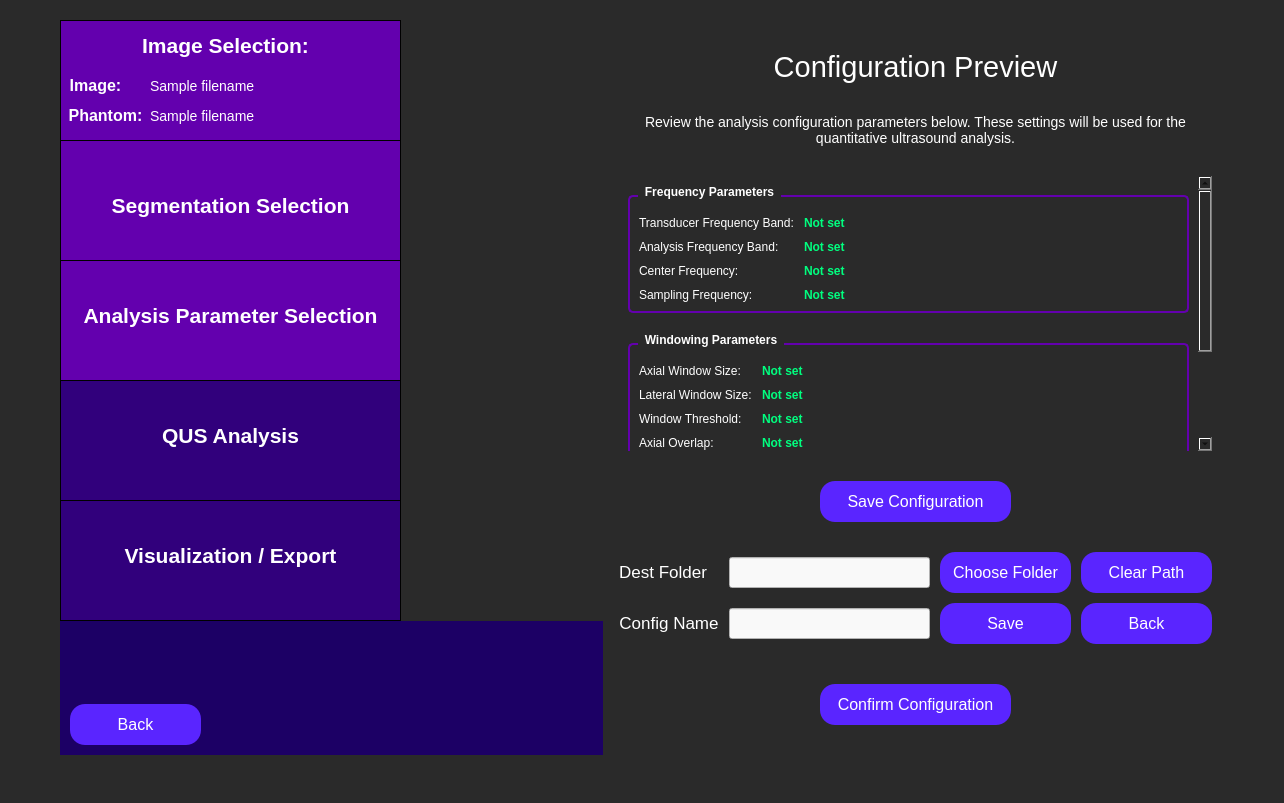
<?xml version="1.0" encoding="UTF-8"?>
<ui version="4.0">
 <class>configPreview</class>
 <widget class="QWidget" name="configPreview">
  <property name="geometry">
   <rect>
    <x>0</x>
    <y>0</y>
    <width>1284</width>
    <height>803</height>
   </rect>
  </property>
  <property name="minimumSize">
   <size>
    <width>0</width>
    <height>0</height>
   </size>
  </property>
  <property name="windowTitle">
   <string>Configuration Preview</string>
  </property>
  <property name="styleSheet">
   <string notr="true">QWidget {
	background: rgb(42, 42, 42);
}</string>
  </property>
  <widget class="QWidget" name="horizontalLayoutWidget_4">
   <property name="geometry">
    <rect>
     <x>60</x>
     <y>20</y>
     <width>1162</width>
     <height>735</height>
    </rect>
   </property>
   <layout class="QHBoxLayout" name="full_screen_layout" stretch="0,0">
    <item>
     <layout class="QVBoxLayout" name="side_bar_layout" stretch="0,0">
      <property name="spacing">
       <number>0</number>
      </property>
      <property name="sizeConstraint">
       <enum>QLayout::SizeConstraint::SetMaximumSize</enum>
      </property>
      <item>
       <widget class="QWidget" name="sidebar" native="true">
        <property name="minimumSize">
         <size>
          <width>341</width>
          <height>601</height>
         </size>
        </property>
        <property name="maximumSize">
         <size>
          <width>241</width>
          <height>601</height>
         </size>
        </property>
        <property name="toolTip">
         <string>&lt;html&gt;&lt;head/&gt;&lt;body&gt;&lt;p&gt;&lt;br/&gt;&lt;/p&gt;&lt;/body&gt;&lt;/html&gt;</string>
        </property>
        <property name="styleSheet">
         <string notr="true">QWidget {
	background-color: rgb(28, 0, 101);
}</string>
        </property>
        <widget class="QFrame" name="imageSelectionSidebar">
         <property name="geometry">
          <rect>
           <x>0</x>
           <y>0</y>
           <width>341</width>
           <height>121</height>
          </rect>
         </property>
         <property name="minimumSize">
          <size>
           <width>341</width>
           <height>121</height>
          </size>
         </property>
         <property name="maximumSize">
          <size>
           <width>341</width>
           <height>121</height>
          </size>
         </property>
         <property name="styleSheet">
          <string notr="true">QFrame {
	background-color: rgb(99, 0, 174);
	border: 1px solid black;
}</string>
         </property>
         <property name="frameShape">
          <enum>QFrame::Shape::StyledPanel</enum>
         </property>
         <property name="frameShadow">
          <enum>QFrame::Shadow::Raised</enum>
         </property>
         <widget class="QLabel" name="imageSelectionLabelSidebar">
          <property name="geometry">
           <rect>
            <x>70</x>
            <y>0</y>
            <width>191</width>
            <height>51</height>
           </rect>
          </property>
          <property name="styleSheet">
           <string notr="true">QLabel {
	font-size: 21px;
	color: rgb(255, 255, 255);
	background-color: rgba(255, 255, 255, 0);
	border: 0px;
	font-weight: bold;
}</string>
          </property>
          <property name="text">
           <string>Image Selection:</string>
          </property>
          <property name="alignment">
           <set>Qt::AlignmentFlag::AlignCenter</set>
          </property>
         </widget>
         <widget class="QLabel" name="imageLabel">
          <property name="geometry">
           <rect>
            <x>-60</x>
            <y>40</y>
            <width>191</width>
            <height>51</height>
           </rect>
          </property>
          <property name="styleSheet">
           <string notr="true">QLabel {
	font-size: 16px;
	color: rgb(255, 255, 255);
	background-color: rgba(255, 255, 255, 0);
	border: 0px;
	font-weight: bold;
}</string>
          </property>
          <property name="text">
           <string>Image:</string>
          </property>
          <property name="alignment">
           <set>Qt::AlignmentFlag::AlignCenter</set>
          </property>
         </widget>
         <widget class="QLabel" name="phantomLabel">
          <property name="geometry">
           <rect>
            <x>-50</x>
            <y>70</y>
            <width>191</width>
            <height>51</height>
           </rect>
          </property>
          <property name="styleSheet">
           <string notr="true">QLabel {
	font-size: 16px;
	color: rgb(255, 255, 255);
	background-color: rgba(255, 255, 255, 0);
	border: 0px;
	font-weight: bold
}</string>
          </property>
          <property name="text">
           <string>Phantom:</string>
          </property>
          <property name="alignment">
           <set>Qt::AlignmentFlag::AlignCenter</set>
          </property>
         </widget>
         <widget class="QLabel" name="image_path_input">
          <property name="geometry">
           <rect>
            <x>90</x>
            <y>40</y>
            <width>241</width>
            <height>51</height>
           </rect>
          </property>
          <property name="styleSheet">
           <string notr="true">QLabel {
	font-size: 14px;
	color: rgb(255, 255, 255);
	background-color: rgba(255, 255, 255, 0);
	border: 0px;
}</string>
          </property>
          <property name="text">
           <string>Sample filename </string>
          </property>
          <property name="alignment">
           <set>Qt::AlignmentFlag::AlignLeading|Qt::AlignmentFlag::AlignLeft|Qt::AlignmentFlag::AlignVCenter</set>
          </property>
         </widget>
         <widget class="QLabel" name="phantom_path_input">
          <property name="geometry">
           <rect>
            <x>90</x>
            <y>70</y>
            <width>241</width>
            <height>51</height>
           </rect>
          </property>
          <property name="styleSheet">
           <string notr="true">QLabel {
	font-size: 14px;
	color: rgb(255, 255, 255);
	background-color: rgba(255, 255, 255, 0);
	border: 0px;
}</string>
          </property>
          <property name="text">
           <string>Sample filename </string>
          </property>
          <property name="alignment">
           <set>Qt::AlignmentFlag::AlignLeading|Qt::AlignmentFlag::AlignLeft|Qt::AlignmentFlag::AlignVCenter</set>
          </property>
         </widget>
        </widget>
        <widget class="QFrame" name="segmentationSidebar">
         <property name="geometry">
          <rect>
           <x>0</x>
           <y>120</y>
           <width>341</width>
           <height>121</height>
          </rect>
         </property>
         <property name="maximumSize">
          <size>
           <width>341</width>
           <height>121</height>
          </size>
         </property>
         <property name="styleSheet">
          <string notr="true">QFrame {
	background-color: rgb(99, 0, 174);
	border: 1px solid black;
}</string>
         </property>
         <property name="frameShape">
          <enum>QFrame::Shape::StyledPanel</enum>
         </property>
         <property name="frameShadow">
          <enum>QFrame::Shadow::Raised</enum>
         </property>
         <widget class="QLabel" name="segmentationSidebarLabel">
          <property name="geometry">
           <rect>
            <x>0</x>
            <y>40</y>
            <width>341</width>
            <height>51</height>
           </rect>
          </property>
          <property name="styleSheet">
           <string notr="true">QLabel {
	font-size: 21px;
	color: rgb(255, 255, 255);
	background-color: rgba(255, 255, 255, 0);
	border: 0px;
	font-weight: bold;
}</string>
          </property>
          <property name="text">
           <string>Segmentation Selection</string>
          </property>
          <property name="alignment">
           <set>Qt::AlignmentFlag::AlignCenter</set>
          </property>
         </widget>
        </widget>
        <widget class="QFrame" name="analysisParamsSidebar">
         <property name="geometry">
          <rect>
           <x>0</x>
           <y>240</y>
           <width>341</width>
           <height>121</height>
          </rect>
         </property>
         <property name="maximumSize">
          <size>
           <width>341</width>
           <height>121</height>
          </size>
         </property>
         <property name="styleSheet">
          <string notr="true">QFrame {
	background-color: rgb(99, 0, 174);
	border: 1px solid black;
}</string>
         </property>
         <property name="frameShape">
          <enum>QFrame::Shape::StyledPanel</enum>
         </property>
         <property name="frameShadow">
          <enum>QFrame::Shadow::Raised</enum>
         </property>
         <widget class="QLabel" name="analysisParamsLabel">
          <property name="geometry">
           <rect>
            <x>0</x>
            <y>30</y>
            <width>341</width>
            <height>51</height>
           </rect>
          </property>
          <property name="styleSheet">
           <string notr="true">QLabel {
	font-size: 21px;
	color: rgb(255, 255, 255);
	background-color: rgba(255, 255, 255, 0);
	border: 0px;
	font-weight:bold;
}</string>
          </property>
          <property name="text">
           <string>Analysis Parameter Selection</string>
          </property>
          <property name="alignment">
           <set>Qt::AlignmentFlag::AlignCenter</set>
          </property>
         </widget>
        </widget>
        <widget class="QFrame" name="rfAnalysisSidebar">
         <property name="geometry">
          <rect>
           <x>0</x>
           <y>360</y>
           <width>341</width>
           <height>121</height>
          </rect>
         </property>
         <property name="minimumSize">
          <size>
           <width>341</width>
           <height>121</height>
          </size>
         </property>
         <property name="maximumSize">
          <size>
           <width>341</width>
           <height>121</height>
          </size>
         </property>
         <property name="styleSheet">
          <string notr="true">QFrame {
	background-color:  rgb(49, 0, 124);
	border: 1px solid black;
}</string>
         </property>
         <property name="frameShape">
          <enum>QFrame::Shape::StyledPanel</enum>
         </property>
         <property name="frameShadow">
          <enum>QFrame::Shadow::Raised</enum>
         </property>
         <widget class="QLabel" name="rfAnalysisLabel">
          <property name="geometry">
           <rect>
            <x>0</x>
            <y>30</y>
            <width>341</width>
            <height>51</height>
           </rect>
          </property>
          <property name="styleSheet">
           <string notr="true">QLabel {
	font-size: 21px;
	color: rgb(255, 255, 255);
	background-color: rgba(255, 255, 255, 0);
	border: 0px;
	font-weight: bold;
}</string>
          </property>
          <property name="text">
           <string>QUS Analysis</string>
          </property>
          <property name="alignment">
           <set>Qt::AlignmentFlag::AlignCenter</set>
          </property>
         </widget>
        </widget>
        <widget class="QFrame" name="exportResultsSidebar">
         <property name="geometry">
          <rect>
           <x>0</x>
           <y>480</y>
           <width>341</width>
           <height>121</height>
          </rect>
         </property>
         <property name="minimumSize">
          <size>
           <width>341</width>
           <height>121</height>
          </size>
         </property>
         <property name="maximumSize">
          <size>
           <width>341</width>
           <height>121</height>
          </size>
         </property>
         <property name="styleSheet">
          <string notr="true">QFrame {
	background-color:  rgb(49, 0, 124);
	border: 1px solid black;
}</string>
         </property>
         <property name="frameShape">
          <enum>QFrame::Shape::StyledPanel</enum>
         </property>
         <property name="frameShadow">
          <enum>QFrame::Shadow::Raised</enum>
         </property>
         <widget class="QLabel" name="exportResultsLabel">
          <property name="geometry">
           <rect>
            <x>20</x>
            <y>30</y>
            <width>301</width>
            <height>51</height>
           </rect>
          </property>
          <property name="styleSheet">
           <string notr="true">QLabel {
	font-size: 21px;
	color: rgb(255, 255, 255);
	background-color: rgba(255, 255, 255, 0);
	border: 0px;
	font-weight: bold;
}</string>
          </property>
          <property name="text">
           <string>Visualization / Export</string>
          </property>
          <property name="alignment">
           <set>Qt::AlignmentFlag::AlignCenter</set>
          </property>
         </widget>
        </widget>
       </widget>
      </item>
      <item>
       <widget class="QFrame" name="gridFrame">
        <property name="maximumSize">
         <size>
          <width>341</width>
          <height>16777215</height>
         </size>
        </property>
        <property name="styleSheet">
         <string notr="true">QFrame {
	background-color: rgb(28, 0, 101);
}</string>
        </property>
        <layout class="QGridLayout" name="backButtonGrid" rowstretch="0,0">
         <property name="sizeConstraint">
          <enum>QLayout::SizeConstraint::SetMinAndMaxSize</enum>
         </property>
         <property name="leftMargin">
          <number>10</number>
         </property>
         <property name="topMargin">
          <number>10</number>
         </property>
         <property name="rightMargin">
          <number>10</number>
         </property>
         <property name="bottomMargin">
          <number>10</number>
         </property>
         <item row="0" column="0">
          <spacer name="verticalSpacer">
           <property name="orientation">
            <enum>Qt::Orientation::Vertical</enum>
           </property>
           <property name="sizeHint" stdset="0">
            <size>
             <width>20</width>
             <height>40</height>
            </size>
           </property>
          </spacer>
         </item>
         <item row="1" column="1">
          <spacer name="horizontalSpacer">
           <property name="orientation">
            <enum>Qt::Orientation::Horizontal</enum>
           </property>
           <property name="sizeHint" stdset="0">
            <size>
             <width>40</width>
             <height>20</height>
            </size>
           </property>
          </spacer>
         </item>
         <item row="1" column="0">
          <widget class="QPushButton" name="back_button">
           <property name="minimumSize">
            <size>
             <width>131</width>
             <height>41</height>
            </size>
           </property>
           <property name="maximumSize">
            <size>
             <width>131</width>
             <height>41</height>
            </size>
           </property>
           <property name="styleSheet">
            <string notr="true">QPushButton {
	color: white;
	font-size: 16px;
	background: rgb(90, 37, 255);
	border-radius: 15px;
}</string>
           </property>
           <property name="text">
            <string>Back</string>
           </property>
          </widget>
         </item>
        </layout>
       </widget>
      </item>
     </layout>
    </item>
    <item>
     <layout class="QVBoxLayout" name="config_confirm_layout" stretch="1,0,0,0,0,1,1">
      <property name="spacing">
       <number>30</number>
      </property>
      <property name="leftMargin">
       <number>10</number>
      </property>
      <property name="topMargin">
       <number>30</number>
      </property>
      <property name="rightMargin">
       <number>10</number>
      </property>
      <property name="bottomMargin">
       <number>30</number>
      </property>
      <item>
       <widget class="QLabel" name="config_preview_label">
        <property name="styleSheet">
         <string notr="true">QLabel {
	font-size: 29px;
	color: rgb(255, 255, 255);
	background-color: rgba(255, 255, 255, 0);
}</string>
        </property>
        <property name="text">
         <string>Configuration Preview</string>
        </property>
        <property name="textFormat">
         <enum>Qt::TextFormat::AutoText</enum>
        </property>
        <property name="scaledContents">
         <bool>false</bool>
        </property>
        <property name="alignment">
         <set>Qt::AlignmentFlag::AlignCenter</set>
        </property>
        <property name="wordWrap">
         <bool>true</bool>
        </property>
       </widget>
      </item>
      <item>
       <widget class="QLabel" name="config_desc_label">
        <property name="styleSheet">
         <string notr="true">QLabel {
	color: white;
	font-size: 14px;
}</string>
        </property>
        <property name="text">
         <string>Review the analysis configuration parameters below. These settings will be used for the quantitative ultrasound analysis.</string>
        </property>
        <property name="alignment">
         <set>Qt::AlignmentFlag::AlignCenter</set>
        </property>
        <property name="wordWrap">
         <bool>true</bool>
        </property>
       </widget>
      </item>
      <item>
       <widget class="QScrollArea" name="configScrollArea">
        <property name="styleSheet">
         <string notr="true">QScrollArea {
	border: none;
	background-color: transparent;
}

QScrollBar:vertical {
	background-color: rgb(60, 60, 60);
	width: 12px;
	border-radius: 6px;
}

QScrollBar::handle:vertical {
	background-color: rgb(120, 120, 120);
	border-radius: 6px;
	min-height: 20px;
}

QScrollBar::add-line:vertical, QScrollBar::sub-line:vertical {
	height: 0px;
}

QScrollBar::add-page:vertical, QScrollBar::sub-page:vertical {
	background-color: transparent;
}</string>
        </property>
        <property name="verticalScrollBarPolicy">
         <enum>Qt::ScrollBarPolicy::ScrollBarAsNeeded</enum>
        </property>
        <property name="horizontalScrollBarPolicy">
         <enum>Qt::ScrollBarPolicy::ScrollBarAsNeeded</enum>
        </property>
        <property name="widgetResizable">
         <bool>true</bool>
        </property>
        <widget class="QWidget" name="configContainer">
         <property name="geometry">
          <rect>
           <x>0</x>
           <y>0</y>
           <width>586</width>
           <height>476</height>
          </rect>
         </property>
         <layout class="QVBoxLayout" name="config_layout" stretch="0,0,0,0">
          <property name="spacing">
           <number>20</number>
          </property>
          <item>
           <widget class="QGroupBox" name="freqGroup">
            <property name="styleSheet">
             <string notr="true">QGroupBox {
	color: white;
	font-weight: bold;
	border: 2px solid rgb(99, 0, 174);
	border-radius: 5px;
	margin-top: 10px;
	padding-top: 10px;
}

QGroupBox::title {
	subcontrol-origin: margin;
	left: 10px;
	padding: 0 5px 0 5px;
}</string>
            </property>
            <property name="title">
             <string>Frequency Parameters</string>
            </property>
            <layout class="QFormLayout" name="freq_layout">
             <property name="horizontalSpacing">
              <number>10</number>
             </property>
             <property name="verticalSpacing">
              <number>10</number>
             </property>
             <item row="0" column="0">
              <widget class="QLabel" name="transducerFreqLabel">
               <property name="styleSheet">
                <string notr="true">QLabel {
	color: white;
	font-size: 12px;
}</string>
               </property>
               <property name="text">
                <string>Transducer Frequency Band:</string>
               </property>
              </widget>
             </item>
             <item row="0" column="1">
              <widget class="QLabel" name="transducerFreqValue">
               <property name="styleSheet">
                <string notr="true">QLabel {
	color: rgb(0, 255, 127);
	font-size: 12px;
	font-weight: bold;
}</string>
               </property>
               <property name="text">
                <string>Not set</string>
               </property>
              </widget>
             </item>
             <item row="1" column="0">
              <widget class="QLabel" name="analysisFreqLabel">
               <property name="styleSheet">
                <string notr="true">QLabel {
	color: white;
	font-size: 12px;
}</string>
               </property>
               <property name="text">
                <string>Analysis Frequency Band:</string>
               </property>
              </widget>
             </item>
             <item row="1" column="1">
              <widget class="QLabel" name="analysisFreqValue">
               <property name="styleSheet">
                <string notr="true">QLabel {
	color: rgb(0, 255, 127);
	font-size: 12px;
	font-weight: bold;
}</string>
               </property>
               <property name="text">
                <string>Not set</string>
               </property>
              </widget>
             </item>
             <item row="2" column="0">
              <widget class="QLabel" name="centerFreqLabel">
               <property name="styleSheet">
                <string notr="true">QLabel {
	color: white;
	font-size: 12px;
}</string>
               </property>
               <property name="text">
                <string>Center Frequency:</string>
               </property>
              </widget>
             </item>
             <item row="2" column="1">
              <widget class="QLabel" name="centerFreqValue">
               <property name="styleSheet">
                <string notr="true">QLabel {
	color: rgb(0, 255, 127);
	font-size: 12px;
	font-weight: bold;
}</string>
               </property>
               <property name="text">
                <string>Not set</string>
               </property>
              </widget>
             </item>
             <item row="3" column="0">
              <widget class="QLabel" name="samplingFreqLabel">
               <property name="styleSheet">
                <string notr="true">QLabel {
	color: white;
	font-size: 12px;
}</string>
               </property>
               <property name="text">
                <string>Sampling Frequency:</string>
               </property>
              </widget>
             </item>
             <item row="3" column="1">
              <widget class="QLabel" name="samplingFreqValue">
               <property name="styleSheet">
                <string notr="true">QLabel {
	color: rgb(0, 255, 127);
	font-size: 12px;
	font-weight: bold;
}</string>
               </property>
               <property name="text">
                <string>Not set</string>
               </property>
              </widget>
             </item>
            </layout>
           </widget>
          </item>
          <item>
           <widget class="QGroupBox" name="windowGroup">
            <property name="styleSheet">
             <string notr="true">QGroupBox {
	color: white;
	font-weight: bold;
	border: 2px solid rgb(99, 0, 174);
	border-radius: 5px;
	margin-top: 10px;
	padding-top: 10px;
}

QGroupBox::title {
	subcontrol-origin: margin;
	left: 10px;
	padding: 0 5px 0 5px;
}</string>
            </property>
            <property name="title">
             <string>Windowing Parameters</string>
            </property>
            <layout class="QFormLayout" name="window_layout">
             <property name="horizontalSpacing">
              <number>10</number>
             </property>
             <property name="verticalSpacing">
              <number>10</number>
             </property>
             <item row="0" column="0">
              <widget class="QLabel" name="axWinSizeLabel">
               <property name="styleSheet">
                <string notr="true">QLabel {
	color: white;
	font-size: 12px;
}</string>
               </property>
               <property name="text">
                <string>Axial Window Size:</string>
               </property>
              </widget>
             </item>
             <item row="0" column="1">
              <widget class="QLabel" name="axWinSizeValue">
               <property name="styleSheet">
                <string notr="true">QLabel {
	color: rgb(0, 255, 127);
	font-size: 12px;
	font-weight: bold;
}</string>
               </property>
               <property name="text">
                <string>Not set</string>
               </property>
              </widget>
             </item>
             <item row="1" column="0">
              <widget class="QLabel" name="latWinSizeLabel">
               <property name="styleSheet">
                <string notr="true">QLabel {
	color: white;
	font-size: 12px;
}</string>
               </property>
               <property name="text">
                <string>Lateral Window Size:</string>
               </property>
              </widget>
             </item>
             <item row="1" column="1">
              <widget class="QLabel" name="latWinSizeValue">
               <property name="styleSheet">
                <string notr="true">QLabel {
	color: rgb(0, 255, 127);
	font-size: 12px;
	font-weight: bold;
}</string>
               </property>
               <property name="text">
                <string>Not set</string>
               </property>
              </widget>
             </item>
             <item row="2" column="0">
              <widget class="QLabel" name="windowThreshLabel">
               <property name="styleSheet">
                <string notr="true">QLabel {
	color: white;
	font-size: 12px;
}</string>
               </property>
               <property name="text">
                <string>Window Threshold:</string>
               </property>
              </widget>
             </item>
             <item row="2" column="1">
              <widget class="QLabel" name="windowThreshValue">
               <property name="styleSheet">
                <string notr="true">QLabel {
	color: rgb(0, 255, 127);
	font-size: 12px;
	font-weight: bold;
}</string>
               </property>
               <property name="text">
                <string>Not set</string>
               </property>
              </widget>
             </item>
             <item row="3" column="0">
              <widget class="QLabel" name="axialOverlapLabel">
               <property name="styleSheet">
                <string notr="true">QLabel {
	color: white;
	font-size: 12px;
}</string>
               </property>
               <property name="text">
                <string>Axial Overlap:</string>
               </property>
              </widget>
             </item>
             <item row="3" column="1">
              <widget class="QLabel" name="axialOverlapValue">
               <property name="styleSheet">
                <string notr="true">QLabel {
	color: rgb(0, 255, 127);
	font-size: 12px;
	font-weight: bold;
}</string>
               </property>
               <property name="text">
                <string>Not set</string>
               </property>
              </widget>
             </item>
             <item row="4" column="0">
              <widget class="QLabel" name="lateralOverlapLabel">
               <property name="styleSheet">
                <string notr="true">QLabel {
	color: white;
	font-size: 12px;
}</string>
               </property>
               <property name="text">
                <string>Lateral Overlap:</string>
               </property>
              </widget>
             </item>
             <item row="4" column="1">
              <widget class="QLabel" name="lateralOverlapValue">
               <property name="styleSheet">
                <string notr="true">QLabel {
	color: rgb(0, 255, 127);
	font-size: 12px;
	font-weight: bold;
}</string>
               </property>
               <property name="text">
                <string>Not set</string>
               </property>
              </widget>
             </item>
            </layout>
           </widget>
          </item>
          <item>
           <widget class="QGroupBox" name="group3d">
            <property name="styleSheet">
             <string notr="true">QGroupBox {
	color: white;
	font-weight: bold;
	border: 2px solid rgb(99, 0, 174);
	border-radius: 5px;
	margin-top: 10px;
	padding-top: 10px;
}

QGroupBox::title {
	subcontrol-origin: margin;
	left: 10px;
	padding: 0 5px 0 5px;
}</string>
            </property>
            <property name="title">
             <string>3D Parameters</string>
            </property>
            <layout class="QFormLayout" name="layout3d">
             <property name="horizontalSpacing">
              <number>10</number>
             </property>
             <property name="verticalSpacing">
              <number>10</number>
             </property>
             <item row="0" column="0">
              <widget class="QLabel" name="corWinSizeLabel">
               <property name="styleSheet">
                <string notr="true">QLabel {
	color: white;
	font-size: 12px;
}</string>
               </property>
               <property name="text">
                <string>Coronal Window Size:</string>
               </property>
              </widget>
             </item>
             <item row="0" column="1">
              <widget class="QLabel" name="corWinSizeValue">
               <property name="styleSheet">
                <string notr="true">QLabel {
	color: rgb(0, 255, 127);
	font-size: 12px;
	font-weight: bold;
}</string>
               </property>
               <property name="text">
                <string>Not used</string>
               </property>
              </widget>
             </item>
             <item row="1" column="0">
              <widget class="QLabel" name="coronalOverlapLabel">
               <property name="styleSheet">
                <string notr="true">QLabel {
	color: white;
	font-size: 12px;
}</string>
               </property>
               <property name="text">
                <string>Coronal Overlap:</string>
               </property>
              </widget>
             </item>
             <item row="1" column="1">
              <widget class="QLabel" name="coronalOverlapValue">
               <property name="styleSheet">
                <string notr="true">QLabel {
	color: rgb(0, 255, 127);
	font-size: 12px;
	font-weight: bold;
}</string>
               </property>
               <property name="text">
                <string>Not used</string>
               </property>
              </widget>
             </item>
            </layout>
           </widget>
          </item>
          <item>
           <spacer name="verticalSpacer">
            <property name="orientation">
             <enum>Qt::Orientation::Vertical</enum>
            </property>
            <property name="sizeHint" stdset="0">
             <size>
              <width>20</width>
              <height>40</height>
             </size>
            </property>
           </spacer>
          </item>
         </layout>
        </widget>
       </widget>
      </item>
      <item alignment="Qt::AlignmentFlag::AlignHCenter|Qt::AlignmentFlag::AlignVCenter">
       <widget class="QPushButton" name="save_option_button">
        <property name="minimumSize">
         <size>
          <width>191</width>
          <height>41</height>
         </size>
        </property>
        <property name="maximumSize">
         <size>
          <width>191</width>
          <height>41</height>
         </size>
        </property>
        <property name="styleSheet">
         <string notr="true">QPushButton {
	color: white;
	font-size: 16px;
	background: rgb(90, 37, 255);
	border-radius: 15px;
}</string>
        </property>
        <property name="text">
         <string>Save Configuration</string>
        </property>
       </widget>
      </item>
      <item>
       <layout class="QGridLayout" name="save_config_layout" rowstretch="1,10,10" columnstretch="1,10,10">
        <property name="bottomMargin">
         <number>10</number>
        </property>
        <property name="spacing">
         <number>10</number>
        </property>
        <item row="0" column="1">
         <widget class="QLineEdit" name="save_folder_input">
          <property name="minimumSize">
           <size>
            <width>201</width>
            <height>31</height>
           </size>
          </property>
          <property name="maximumSize">
           <size>
            <width>401</width>
            <height>31</height>
           </size>
          </property>
          <property name="styleSheet">
           <string notr="true">QLineEdit {
	background-color: rgb(249, 249, 249);
	color: black;
}</string>
          </property>
         </widget>
        </item>
        <item row="0" column="0" alignment="Qt::AlignmentFlag::AlignLeft|Qt::AlignmentFlag::AlignVCenter">
         <widget class="QLabel" name="dest_folder_label">
          <property name="styleSheet">
           <string notr="true">QLabel {
	background-color: rgba(255, 255, 255, 0);
	color: white;
	font-size: 17px;
}</string>
          </property>
          <property name="text">
           <string>Dest Folder</string>
          </property>
          <property name="alignment">
           <set>Qt::AlignmentFlag::AlignCenter</set>
          </property>
          <property name="textInteractionFlags">
           <set>Qt::TextInteractionFlag::NoTextInteraction</set>
          </property>
         </widget>
        </item>
        <item row="2" column="0" alignment="Qt::AlignmentFlag::AlignLeft|Qt::AlignmentFlag::AlignVCenter">
         <widget class="QLabel" name="config_name_label">
          <property name="styleSheet">
           <string notr="true">QLabel {
	background-color: rgba(255, 255, 255, 0);
	color: white;
	font-size: 17px;
}</string>
          </property>
          <property name="text">
           <string>Config Name</string>
          </property>
          <property name="alignment">
           <set>Qt::AlignmentFlag::AlignCenter</set>
          </property>
          <property name="textInteractionFlags">
           <set>Qt::TextInteractionFlag::NoTextInteraction</set>
          </property>
         </widget>
        </item>
        <item row="2" column="1">
         <widget class="QLineEdit" name="save_name_input">
          <property name="minimumSize">
           <size>
            <width>201</width>
            <height>31</height>
           </size>
          </property>
          <property name="maximumSize">
           <size>
            <width>401</width>
            <height>31</height>
           </size>
          </property>
          <property name="styleSheet">
           <string notr="true">QLineEdit {
	background-color: rgb(249, 249, 249);
	color: black;
}</string>
          </property>
         </widget>
        </item>
        <item row="0" column="2">
         <layout class="QHBoxLayout" name="chooseImageButtonsLayout_2">
          <property name="spacing">
           <number>10</number>
          </property>
          <item>
           <widget class="QPushButton" name="choose_save_folder_button">
            <property name="minimumSize">
             <size>
              <width>131</width>
              <height>41</height>
             </size>
            </property>
            <property name="maximumSize">
             <size>
              <width>131</width>
              <height>41</height>
             </size>
            </property>
            <property name="styleSheet">
             <string notr="true">QPushButton {
	color: white;
	font-size: 16px;
	background: rgb(90, 37, 255);
	border-radius: 15px;
}</string>
            </property>
            <property name="text">
             <string>Choose Folder</string>
            </property>
           </widget>
          </item>
          <item>
           <widget class="QPushButton" name="clear_save_folder_button">
            <property name="minimumSize">
             <size>
              <width>131</width>
              <height>41</height>
             </size>
            </property>
            <property name="maximumSize">
             <size>
              <width>131</width>
              <height>41</height>
             </size>
            </property>
            <property name="styleSheet">
             <string notr="true">QPushButton {
	color: white;
	font-size: 16px;
	background: rgb(90, 37, 255);
	border-radius: 15px;
}</string>
            </property>
            <property name="text">
             <string>Clear Path</string>
            </property>
           </widget>
          </item>
         </layout>
        </item>
        <item row="2" column="2">
         <layout class="QHBoxLayout" name="chooseImageButtonsLayout_4">
          <item>
           <widget class="QPushButton" name="save_config_button">
            <property name="minimumSize">
             <size>
              <width>131</width>
              <height>41</height>
             </size>
            </property>
            <property name="maximumSize">
             <size>
              <width>131</width>
              <height>41</height>
             </size>
            </property>
            <property name="styleSheet">
             <string notr="true">QPushButton {
	color: white;
	font-size: 16px;
	background: rgb(90, 37, 255);
	border-radius: 15px;
}</string>
            </property>
            <property name="text">
             <string>Save</string>
            </property>
           </widget>
          </item>
          <item>
           <widget class="QPushButton" name="back_from_save_button">
            <property name="minimumSize">
             <size>
              <width>131</width>
              <height>41</height>
             </size>
            </property>
            <property name="maximumSize">
             <size>
              <width>131</width>
              <height>41</height>
             </size>
            </property>
            <property name="styleSheet">
             <string notr="true">QPushButton {
	color: white;
	font-size: 16px;
	background: rgb(90, 37, 255);
	border-radius: 15px;
}</string>
            </property>
            <property name="text">
             <string>Back</string>
            </property>
           </widget>
          </item>
         </layout>
        </item>
       </layout>
      </item>
      <item alignment="Qt::AlignmentFlag::AlignHCenter|Qt::AlignmentFlag::AlignVCenter">
       <widget class="QPushButton" name="confirm_config_button">
        <property name="minimumSize">
         <size>
          <width>191</width>
          <height>41</height>
         </size>
        </property>
        <property name="maximumSize">
         <size>
          <width>191</width>
          <height>41</height>
         </size>
        </property>
        <property name="styleSheet">
         <string notr="true">QPushButton {
	color: white;
	font-size: 16px;
	background: rgb(90, 37, 255);
	border-radius: 15px;
}</string>
        </property>
        <property name="text">
         <string>Confirm Configuration</string>
        </property>
       </widget>
      </item>
      <item>
       <spacer name="verticalSpacer_11">
        <property name="orientation">
         <enum>Qt::Orientation::Vertical</enum>
        </property>
        <property name="sizeHint" stdset="0">
         <size>
          <width>20</width>
          <height>40</height>
         </size>
        </property>
       </spacer>
      </item>
     </layout>
    </item>
   </layout>
  </widget>
 </widget>
 <resources/>
 <connections/>
</ui>
